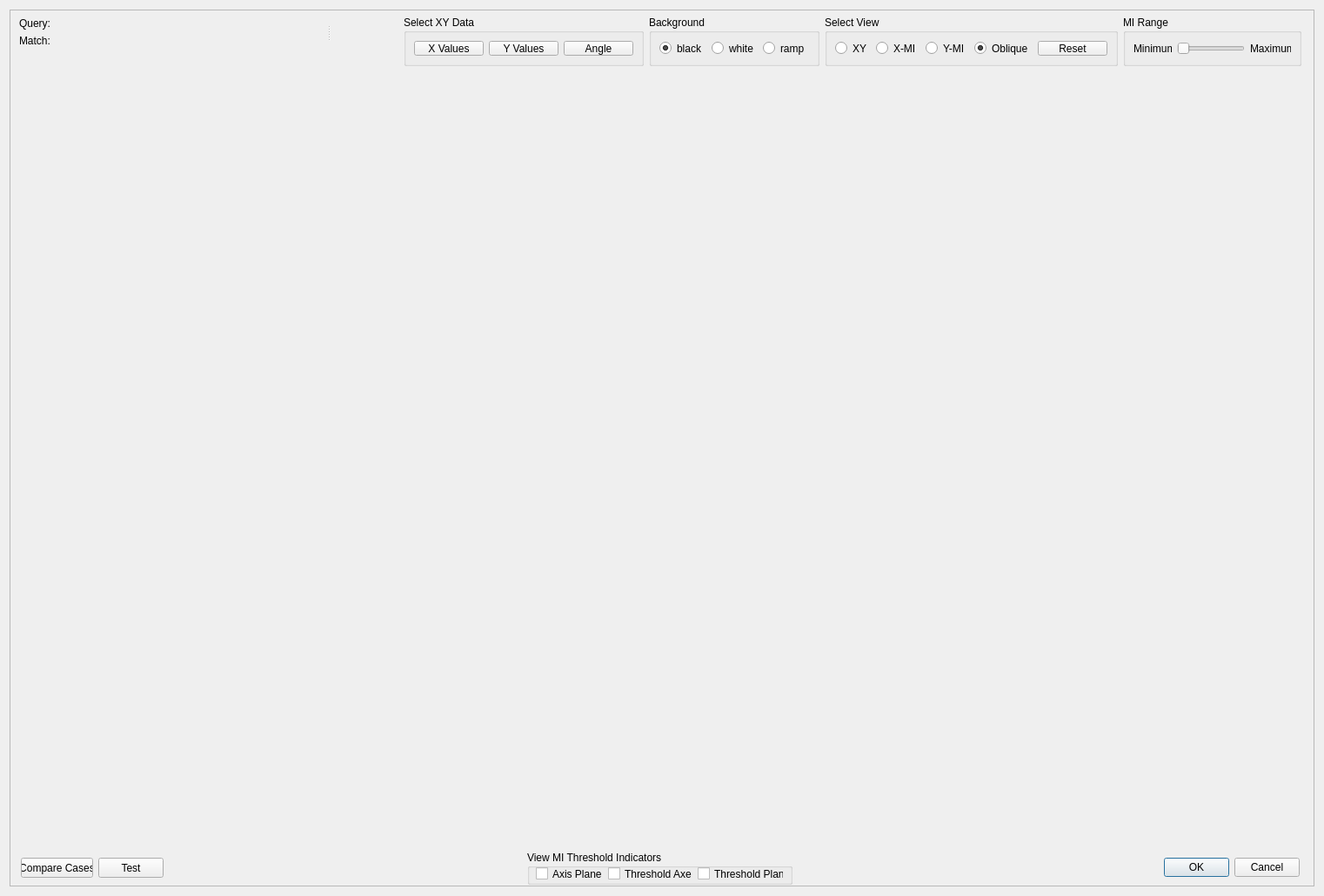
<?xml version="1.0" encoding="UTF-8"?>
<ui version="4.0">
 <class>CaseSpaceDialog</class>
 <widget class="QDialog" name="CaseSpaceDialog">
  <property name="geometry">
   <rect>
    <x>0</x>
    <y>0</y>
    <width>1522</width>
    <height>1030</height>
   </rect>
  </property>
  <property name="windowTitle">
   <string>Case Space</string>
  </property>
  <layout class="QHBoxLayout" name="horizontalLayout">
   <item>
    <widget class="QScrollArea" name="scrollArea">
     <property name="widgetResizable">
      <bool>true</bool>
     </property>
     <widget class="QWidget" name="scrollAreaWidgetContents">
      <property name="geometry">
       <rect>
        <x>0</x>
        <y>0</y>
        <width>1502</width>
        <height>1010</height>
       </rect>
      </property>
      <property name="minimumSize">
       <size>
        <width>1495</width>
        <height>990</height>
       </size>
      </property>
      <widget class="QWidget" name="layoutWidget">
       <property name="geometry">
        <rect>
         <x>452</x>
         <y>6</y>
         <width>1032</width>
         <height>58</height>
        </rect>
       </property>
       <layout class="QHBoxLayout" name="horizontalLayout_5">
        <item>
         <widget class="QGroupBox" name="selectOverlapDataGroupBox">
          <property name="title">
           <string>Select XY Data</string>
          </property>
          <layout class="QHBoxLayout" name="horizontalLayout_2">
           <item>
            <widget class="QPushButton" name="XValuesPushButton">
             <property name="text">
              <string>X Values</string>
             </property>
            </widget>
           </item>
           <item>
            <widget class="QPushButton" name="YValuesPushButton">
             <property name="text">
              <string>Y Values</string>
             </property>
            </widget>
           </item>
           <item>
            <widget class="QPushButton" name="XYDataAnglePushButton">
             <property name="text">
              <string>Angle</string>
             </property>
            </widget>
           </item>
          </layout>
         </widget>
        </item>
        <item>
         <widget class="QGroupBox" name="backgroundColorGroupBox">
          <property name="title">
           <string>Background</string>
          </property>
          <layout class="QHBoxLayout" name="horizontalLayout_4">
           <item>
            <widget class="QRadioButton" name="backgroundBlackRadioButton">
             <property name="text">
              <string>black</string>
             </property>
             <property name="checked">
              <bool>true</bool>
             </property>
            </widget>
           </item>
           <item>
            <widget class="QRadioButton" name="backgroundWhiteRadioButton">
             <property name="text">
              <string>white</string>
             </property>
            </widget>
           </item>
           <item>
            <widget class="QRadioButton" name="backgroundRampRadioButton">
             <property name="text">
              <string>ramp</string>
             </property>
            </widget>
           </item>
          </layout>
         </widget>
        </item>
        <item>
         <widget class="QGroupBox" name="selectViewGroupBox">
          <property name="title">
           <string>Select View</string>
          </property>
          <layout class="QHBoxLayout" name="horizontalLayout_3">
           <item>
            <widget class="QRadioButton" name="XYViewRadioButton">
             <property name="text">
              <string>XY</string>
             </property>
            </widget>
           </item>
           <item>
            <widget class="QRadioButton" name="XMIViewRadioButton">
             <property name="text">
              <string>X-MI</string>
             </property>
            </widget>
           </item>
           <item>
            <widget class="QRadioButton" name="YMIViewRadioButton">
             <property name="text">
              <string>Y-MI</string>
             </property>
            </widget>
           </item>
           <item>
            <widget class="QRadioButton" name="obliqueViewRadioButton">
             <property name="text">
              <string>Oblique</string>
             </property>
             <property name="checked">
              <bool>true</bool>
             </property>
            </widget>
           </item>
           <item>
            <widget class="QPushButton" name="resetViewPushButton">
             <property name="text">
              <string>Reset</string>
             </property>
            </widget>
           </item>
          </layout>
         </widget>
        </item>
        <item>
         <widget class="QGroupBox" name="MIRangeGroupBox">
          <property name="title">
           <string>MI Range</string>
          </property>
          <layout class="QHBoxLayout" name="horizontalLayout_6">
           <item>
            <widget class="QLabel" name="MIMinLabel">
             <property name="minimumSize">
              <size>
               <width>40</width>
               <height>0</height>
              </size>
             </property>
             <property name="text">
              <string>Minimum</string>
             </property>
            </widget>
           </item>
           <item>
            <widget class="QSlider" name="MIRangeSlider">
             <property name="maximum">
              <number>1000</number>
             </property>
             <property name="orientation">
              <enum>Qt::Horizontal</enum>
             </property>
            </widget>
           </item>
           <item>
            <widget class="QLabel" name="MIMaxLabel">
             <property name="minimumSize">
              <size>
               <width>40</width>
               <height>0</height>
              </size>
             </property>
             <property name="text">
              <string>Maximum</string>
             </property>
            </widget>
           </item>
          </layout>
         </widget>
        </item>
       </layout>
      </widget>
      <widget class="QVTKWidget" name="caseSpaceViewWidget" native="true">
       <property name="geometry">
        <rect>
         <x>10</x>
         <y>68</y>
         <width>1473</width>
         <height>897</height>
        </rect>
       </property>
       <property name="minimumSize">
        <size>
         <width>920</width>
         <height>569</height>
        </size>
       </property>
      </widget>
      <widget class="QSplitter" name="splitter">
       <property name="geometry">
        <rect>
         <x>10</x>
         <y>8</y>
         <width>427</width>
         <height>34</height>
        </rect>
       </property>
       <property name="orientation">
        <enum>Qt::Horizontal</enum>
       </property>
       <widget class="QWidget" name="layoutWidget">
        <layout class="QVBoxLayout" name="verticalLayout">
         <item>
          <widget class="QLabel" name="queryCaseLabel">
           <property name="text">
            <string>Query:</string>
           </property>
          </widget>
         </item>
         <item>
          <widget class="QLabel" name="matchCaseLabel">
           <property name="text">
            <string>Match:</string>
           </property>
          </widget>
         </item>
        </layout>
       </widget>
       <widget class="QWidget" name="layoutWidget">
        <layout class="QVBoxLayout" name="verticalLayout_2">
         <item>
          <widget class="QLabel" name="queryCaseNameLabel">
           <property name="text">
            <string>&lt;not selected&gt;</string>
           </property>
          </widget>
         </item>
         <item>
          <widget class="QLabel" name="matchCaseNameLabel">
           <property name="text">
            <string>&lt;not selected&gt;</string>
           </property>
          </widget>
         </item>
        </layout>
       </widget>
      </widget>
      <widget class="QGroupBox" name="viewMIThresholdIndicatorsGroupBox">
       <property name="geometry">
        <rect>
         <x>594</x>
         <y>966</y>
         <width>305</width>
         <height>39</height>
        </rect>
       </property>
       <property name="sizePolicy">
        <sizepolicy hsizetype="Fixed" vsizetype="Fixed">
         <horstretch>0</horstretch>
         <verstretch>0</verstretch>
        </sizepolicy>
       </property>
       <property name="title">
        <string>View MI Threshold Indicators</string>
       </property>
       <widget class="QCheckBox" name="viewAxisPlanesCheckBox">
        <property name="geometry">
         <rect>
          <x>10</x>
          <y>18</y>
          <width>77</width>
          <height>17</height>
         </rect>
        </property>
        <property name="text">
         <string>Axis Planes</string>
        </property>
       </widget>
       <widget class="QCheckBox" name="viewThresholdAxesCheckBox">
        <property name="geometry">
         <rect>
          <x>93</x>
          <y>18</y>
          <width>97</width>
          <height>17</height>
         </rect>
        </property>
        <property name="text">
         <string>Threshold Axes</string>
        </property>
       </widget>
       <widget class="QCheckBox" name="viewThresholdPlaneCheckBox">
        <property name="geometry">
         <rect>
          <x>196</x>
          <y>18</y>
          <width>99</width>
          <height>17</height>
         </rect>
        </property>
        <property name="text">
         <string>Threshold Plane</string>
        </property>
       </widget>
      </widget>
      <widget class="QDialogButtonBox" name="buttonBox">
       <property name="geometry">
        <rect>
         <x>1326</x>
         <y>974</y>
         <width>156</width>
         <height>23</height>
        </rect>
       </property>
       <property name="standardButtons">
        <set>QDialogButtonBox::Cancel|QDialogButtonBox::Ok</set>
       </property>
      </widget>
      <widget class="QPushButton" name="compareCasesPushButton">
       <property name="geometry">
        <rect>
         <x>12</x>
         <y>974</y>
         <width>83</width>
         <height>23</height>
        </rect>
       </property>
       <property name="text">
        <string>Compare Cases</string>
       </property>
      </widget>
      <widget class="QPushButton" name="testPushButton">
       <property name="geometry">
        <rect>
         <x>101</x>
         <y>974</y>
         <width>75</width>
         <height>23</height>
        </rect>
       </property>
       <property name="text">
        <string>Test</string>
       </property>
      </widget>
     </widget>
    </widget>
   </item>
  </layout>
 </widget>
 <customwidgets>
  <customwidget>
   <class>QVTKWidget</class>
   <extends>QWidget</extends>
   <header>qvtkwidget.h</header>
   <container>1</container>
  </customwidget>
 </customwidgets>
 <resources/>
 <connections/>
</ui>
